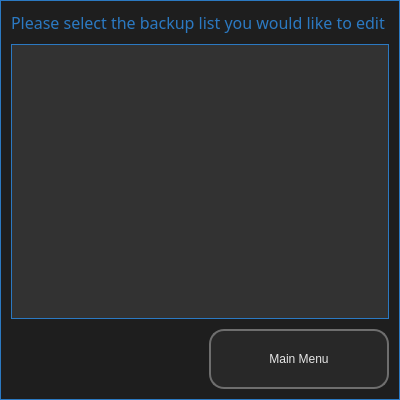
<?xml version="1.0" encoding="UTF-8"?>
<ui version="4.0">
 <class>Dialog</class>
 <widget class="QDialog" name="Dialog">
  <property name="geometry">
   <rect>
    <x>0</x>
    <y>0</y>
    <width>400</width>
    <height>400</height>
   </rect>
  </property>
  <property name="sizePolicy">
   <sizepolicy hsizetype="Preferred" vsizetype="Preferred">
    <horstretch>0</horstretch>
    <verstretch>0</verstretch>
   </sizepolicy>
  </property>
  <property name="minimumSize">
   <size>
    <width>400</width>
    <height>400</height>
   </size>
  </property>
  <property name="maximumSize">
   <size>
    <width>400</width>
    <height>600</height>
   </size>
  </property>
  <property name="windowTitle">
   <string>Add Item to Backup List</string>
  </property>
  <property name="styleSheet">
   <string notr="true">*{
background-color: rgb(30, 30, 30);
font: 16pt &quot;Lexend Light&quot;;
border: 1px solid;
color: rgb(230, 230, 230);
border-color: #2B79C2;
}
QLabel{
font: 12pt &quot;Lexend Light&quot;;
color: #2B79C2;
border: no
}
QLineEdit{
background-color: rgb(30, 30, 30);
}

QPushButton {
border: 2px solid;
color: rgb(230, 230, 230);
border-color: rgb(110, 110, 110);
border-radius: 15px;
background-color: rgba(60,60, 60, 80);
}

QPushButton:hover {
color: #2B79C2;
border: 3px solid;
background-color: rgba(30, 30, 30, 180);
border-color: rgb(150,150, 150);
}

QPushButton:pressed {
color: rgb(30, 30, 30);
border: 2px solid;
background-color: #2B79C2;
border-color: rgb(230, 230, 230);
}
QRadioButton {
border: no
}</string>
  </property>
  <layout class="QVBoxLayout" name="verticalLayout">
   <property name="spacing">
    <number>10</number>
   </property>
   <item>
    <widget class="QLabel" name="info">
     <property name="font">
      <font>
       <family>Lexend Light</family>
       <pointsize>12</pointsize>
       <italic>false</italic>
       <bold>false</bold>
      </font>
     </property>
     <property name="styleSheet">
      <string notr="true"/>
     </property>
     <property name="text">
      <string>Please select the backup list you would like to edit</string>
     </property>
    </widget>
   </item>
   <item>
    <widget class="QListWidget" name="backup_lists">
     <property name="minimumSize">
      <size>
       <width>0</width>
       <height>200</height>
      </size>
     </property>
     <property name="styleSheet">
      <string notr="true">background-color: rgb(50, 50,50);
color: rgb(230, 230, 230);
font: 300 16pt &quot;Lexend Light&quot;;</string>
     </property>
    </widget>
   </item>
   <item>
    <layout class="QHBoxLayout" name="horizontalLayout">
     <item>
      <spacer name="horizontalSpacer_3">
       <property name="orientation">
        <enum>Qt::Horizontal</enum>
       </property>
       <property name="sizeHint" stdset="0">
        <size>
         <width>40</width>
         <height>20</height>
        </size>
       </property>
      </spacer>
     </item>
     <item>
      <widget class="QPushButton" name="ok">
       <property name="sizePolicy">
        <sizepolicy hsizetype="Preferred" vsizetype="Preferred">
         <horstretch>0</horstretch>
         <verstretch>0</verstretch>
        </sizepolicy>
       </property>
       <property name="minimumSize">
        <size>
         <width>180</width>
         <height>60</height>
        </size>
       </property>
       <property name="text">
        <string>Main Menu</string>
       </property>
       <property name="icon">
        <iconset resource="dop_win_rc.qrc">
         <normaloff>:/icon/icons/GREY/main_menu.svg</normaloff>:/icon/icons/GREY/main_menu.svg</iconset>
       </property>
       <property name="iconSize">
        <size>
         <width>50</width>
         <height>50</height>
        </size>
       </property>
      </widget>
     </item>
    </layout>
   </item>
  </layout>
 </widget>
 <resources>
  <include location="dop_win_rc.qrc"/>
 </resources>
 <connections/>
</ui>
